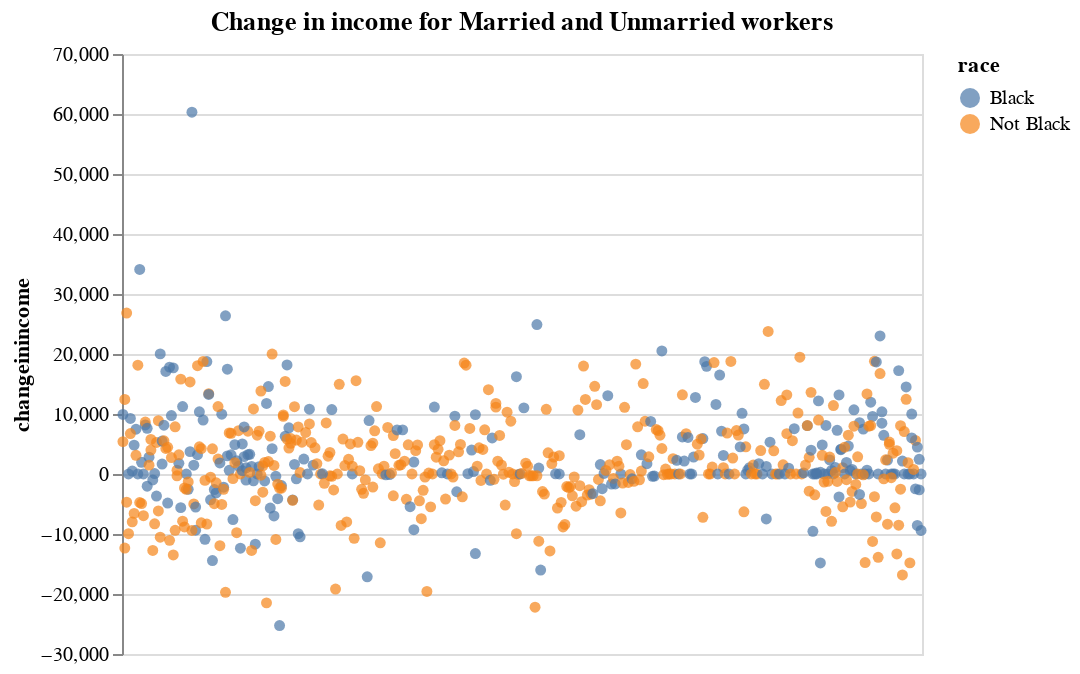

Source (notebook cell):
### Code cell
import altair as alt

race = ['Black', 'Not Black']

base1 = alt.Chart(lalonde, width=400, height=300).mark_point(filled=True).encode(
    x=alt.X('id', scale=alt.Scale(clamp=False), axis=None),
    y='changeinincome:Q',
    tooltip="race:N"
)
#color changing marks
race_radio = alt.binding_radio(options=race)

race_select = alt.selection_single(fields=['race'], bind=race_radio, name="Select ")
race_color_condition = alt.condition(race_select,
                      alt.Color('race:N'),
                      alt.value('lightgrey'))

highlight_race = base1.add_selection(
    race_select
).encode(
    color=race_color_condition
).properties(title="Change in income for Married and Unmarried workers")

highlight_race

### Figure 1 — Vega-Lite specification as saved in the notebook (floating-point values rounded to 4 significant figures; data arrays with more than 128 entries replaced by an {"elided": "..."} marker saying what was removed)
{"config": {"view": {"continuousWidth": 400, "continuousHeight": 300}}, "data": {"name": "data-05a3fe5dbede8a8dd0a0232d97364f60"}, "mark": {"type": "point", "filled": true}, "encoding": {"color": {"condition": {"type": "nominal", "field": "race", "selection": "Select"}, "value": "lightgrey"}, "tooltip": {"type": "nominal", "field": "race"}, "x": {"type": "nominal", "axis": null, "field": "id", "scale": {"clamp": false}}, "y": {"type": "quantitative", "field": "changeinincome"}}, "height": 300, "selection": {"Select": {"type": "single", "fields": ["race"], "bind": {"input": "radio", "options": ["Black", "Not Black"]}}}, "title": "Change in income for Married and Unmarried workers", "width": 400, "$schema": "https://vega.github.io/schema/vega-lite/v4.8.1.json", "datasets": {"data-05a3fe5dbede8a8dd0a0232d97364f60": {"elided": "614 records"}}}
